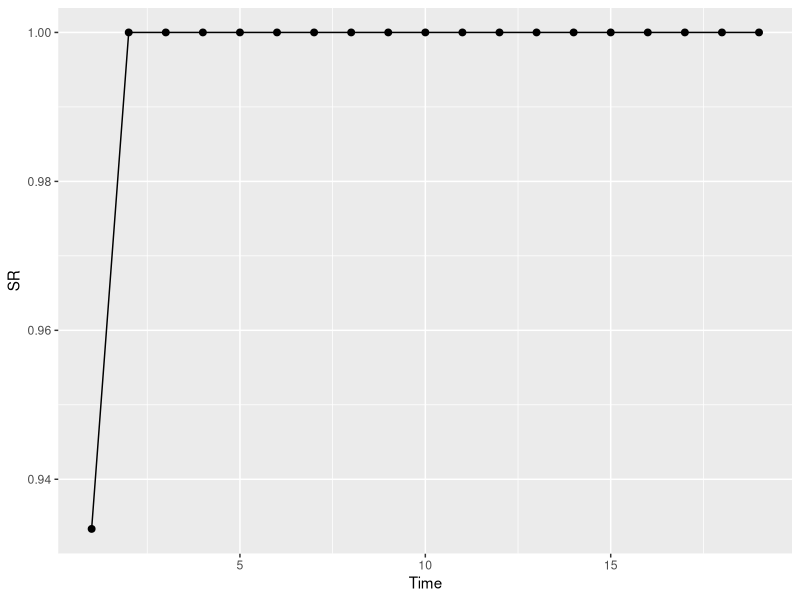
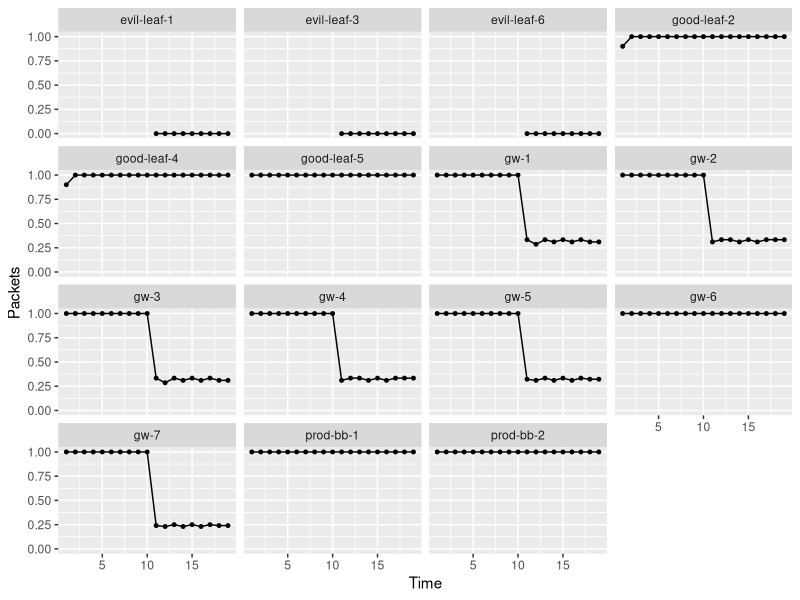

Write R code to recreate these figures, in order.
# Copyright (c) 2012,2015  Alexander Afanasyev <alexander.afanasyev@ucla.edu>

# install.packages('ggplot2')
library(ggplot2)
# install.packages('scales')
library(scales)

# install.packages('doBy')
library(doBy)

#########################
# Rate trace processing #
#########################
data = read.table("rate-trace.txt", header=T)
data$Node = factor(data$Node)
data$FaceId <- factor(data$FaceId)
data$PacketRaw <- data$PacketRaw
data$Type = factor(data$Type)

# exlude irrelevant types
data = subset(data, Type %in% c("OutInterests", "InData", "InNacks"))

# combine stats from all faces
data.combined = summaryBy(. ~ Time + Node + Type, data=data, FUN=sum)

# data.root = subset (data.combined, Node == "bb-209")
# data.leaves = subset(data.combined, Node %in% c("leaf-1", "leaf-2", "leaf-3"))
root1 = subset(data.combined, Type=="OutInterests")
root2 = subset(data.combined, Type=="InData")

# root1$PacketRaw.sum / root2$PacketRaw.sum
# data.leaves = subset(data.combined, Node %in% c("leaf-1", "leaf-2", "leaf-3"))
df = data.frame(Time = root1$Time, Node = root1$Node, Rate = root2$PacketRaw.sum / root1$PacketRaw.sum)
df.test = subset(df, grepl("^good-leaf-", Node))
df.avg = summaryBy(. ~ Time, data=df.test, FUN=mean)

# graph rates on all nodes in PacketRaw
fa = levels(df$Node)

g.root <- ggplot(df.avg) +
  geom_point(aes (x=Time, y=Rate.mean), size=2) +
  geom_line(aes (x=Time, y=Rate.mean), size=0.5) +
  ylab("SR")

print(g.root)

### SR of all nodes ###
for(i in 1:ceiling(length(fa)/16)){
  sub_class=fa[c(1:16)+(i-1)*16]
  g.root <- ggplot(subset(df, Node %in% sub_class)) +
    geom_point(aes (x=Time, y=Rate), size=1) +
    geom_line(aes (x=Time, y=Rate), size=0.5) +
    ylab("Packets") +
    facet_wrap(~ Node)
  print(g.root)
}

### data of all nodes ###
# for(i in 1:ceiling(length(fa)/16)){
#   sub_class=fa[c(1:16)+(i-1)*16]
#   g.all <- ggplot(subset(data.combined, Node %in% sub_class)) +
#     geom_point(aes (x=Time, y=PacketRaw.sum, color=Type), size=1) +
#     geom_line(aes (x=Time, y=PacketRaw.sum, color=Type), size=0.5) +
#     ylab("Packets") +
#     facet_wrap(~ Node)
#   print(g.all)
# }



# graph rates on the root nodes in Packets
# g.root <- ggplot(data.root) +
#   #geom_point(aes (x=Time, y=PacketRaw.sum, color=Type), size=2) +
#   geom_line(aes (x=Time, y=PacketRaw.sum, color=Type), size=0.5) +
#   ylab("Packets")

# print(g.root)

# png("src/ndnSIM/docs/source/_static/root-rates.png", width=500, height=250)
# print(g.root)
retval <- dev.off()